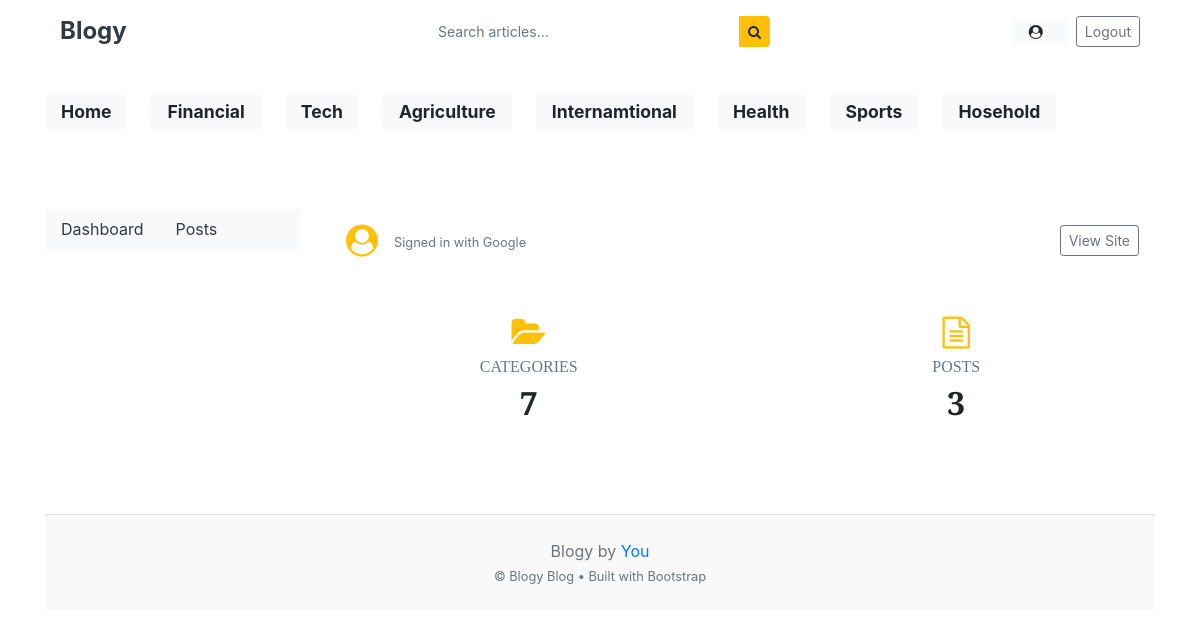
Screenshot of /category/ (signed in) with the database file from the repository.
### blog/models.py (models this page shows, shortened)
class Category(models.Model):
    category_name = models.CharField(max_length=50 , unique=True)
    created_at = models.DateTimeField(auto_now_add=True)
    updated_at = models.DateTimeField(auto_now=True)
    class Meta:
        verbose_name_plural = "categories"

### blog/views.py (the view)
# urls.py: path('', views.dashboard , name="dashboard"),
@login_required
def dashboard(request):
    category_count = Category.objects.all().count()
    blogs_count = Blog.objects.filter(author = request.user).count()
    context ={
        'category_count':category_count,
        'blog_count':blogs_count
    }
    return render(request , "dashboard/dashboard.html" , context)

### blog/context_processors.py (called while the page is built)
def geet_categories(request):
    return {"categories": Category.objects.all()}

def get_social(request):
    social = SocialLink.objects.all()
    return dict(social = social)

### templates/dashboard/dashboard.html (shortened to what this page needs)
{% extends "base.html" %}
{% block content %}
<div class="row">
  {% include "dashboard/side_bar.html" %}
  <div class="col-md-9">
    <div class="d-flex align-items-center justify-content-between mb-4 p-3 bg-white shadow-sm rounded">
      <div class="d-flex align-items-center">
        <i class="fa fa-user-circle fa-2x text-warning mr-3"></i>
        <div>
          <small class="text-muted">Signed in with Google</small>
        </div>
      </div>
      <a href="/" class="btn btn-sm btn-outline-secondary rounded-pill">
        View Site
      </a>
    </div>
    <div class="row mb-4">
      <div class="col-md-6 mb-3 mb-md-0">
        <div class="card border-0 shadow-sm rounded text-center h-100">
          <div class="card-body">
            <i class="fa fa-folder-open fa-2x text-warning mb-2"></i>
            <h6 class="text-uppercase text-muted">Categories</h6>
            <h2 class="font-weight-bold mb-0">{{ category_count }}</h2>
          </div>
        </div>
      </div>
      <div class="col-md-6">
        <div class="card border-0 shadow-sm rounded text-center h-100">
          <div class="card-body">
            <i class="fa fa-file-text-o fa-2x text-warning mb-2"></i>
            <h6 class="text-uppercase text-muted">Posts</h6>
            <h2 class="font-weight-bold mb-0">{{ blog_count }}</h2>
          </div>
        </div>
      </div>
    </div>
  </div>
</div>
{% endblock %}

### templates/base.html (shortened to what this page needs)
{% load static %}
<!DOCTYPE html>
<html lang="en">
{% load socialaccount %}
<head>
    <link href="https://getbootstrap.com/docs/4.0/dist/css/bootstrap.min.css" rel="stylesheet">
    <link href="{% static 'css/home.css' %}" rel="stylesheet">
    <link rel="stylesheet" href="https://cdnjs.cloudflare.com/ajax/libs/font-awesome/4.7.0/css/font-awesome.min.css">
</head>
<body>
<div class="container">
   <header class="py-3 mb-4 sticky-top bg-white shadow-sm">
  <div class="container">
    <div class="row align-items-center">
      <div class="col-4">
        <a class="h4 font-weight-bold mb-0 text-decoration-none text-dark" href="/">
          Blogy
        </a>
      </div>
      <div class="col-4 d-none d-md-block">
        <form action="{% url 'search' %}" method="GET">
          <div class="input-group input-group-sm shadow-sm rounded">
            <input
              class="form-control border-0 rounded-left"
              type="text"
              name="keyword"
              placeholder="Search articles..."
            />
            <div class="input-group-append">
              <button class="btn btn-warning rounded-right" type="submit">
                <i class="fa fa-search"></i>
              </button>
            </div>
          </div>
        </form>
      </div>
      <div class="col-4 d-flex justify-content-end align-items-center">
        {% if not user.is_authenticated %}
          <a class="btn btn-sm btn-warning d-flex align-items-center shadow-sm px-3 rounded-pill"
             href="{% provider_login_url 'google' %}">
            <i class="fa fa-google mr-2"></i>
            <span class="font-weight-bold">Continue with Google</span>
          </a>
        {% else %}
          <a class="btn btn-sm btn-light d-flex align-items-center rounded-pill px-3 shadow-sm mr-2"
             href="{% url 'dashboard' %}">
            <i class="fa fa-user-circle mr-2"></i>
          </a>
          <a class="btn btn-sm btn-outline-secondary rounded-pill"
             href="/accounts/logout/">
            Logout
          </a>
        {% endif %}
      </div>
    </div>
  </div>
</header>
    <div class="nav-scroller py-2 mb-4">
        <nav class="nav d-flex flex-wrap justify-content-start">
            <a class="badge badge-light shadow-sm px-3 py-2 mr-4 mb-5  font-weight-bold"  style="font-size: 1.1rem;" href="{% url 'home' %}">Home</a>
            {% for cat in categories %}
               <a class="badge badge-light shadow-sm px-3 py-2 mr-4 mb-5 font-weight-bold" style="font-size: 1.1rem;"
   href="{% url 'post_by_category' cat.id %}">
  {{ cat.category_name }}
</a>
            {% endfor %}
        </nav>
    </div>
    <main>
        {% block content %}
        {% endblock %}
    </main>
    <footer class="blog-footer mt-5 py-4 border-top text-center text-muted">
        <p class="mb-1">
             Blogy by <a href="#" class="text-decoration-none">You</a>
        </p>
        <p class="mb-0 small">
            &copy; Blogy Blog • Built with Bootstrap
        </p>
    </footer>
</div>
</body>
</html>

### static/css/home.css (style rules this page uses)
h1, h2, h3, h4, h5, h6 { font-family: "Playfair Display", Georgia, "Times New Roman", serif; }
.blog-footer { padding: 2.5rem 0; color: #727272; text-align: center; background-color: #f9f9f9; border-top: .05rem solid #e5e5e5; }
.blog-footer p:last-child { margin-bottom: 0; }

### rows the page displays
Category: category_name "Financial"
Category: category_name "Tech"
Category: category_name "Agriculture"
Category: category_name "Internamtional"
Category: category_name "Health"
Category: category_name "Sports"
Category: category_name "Hosehold"

### other values shown
{{ category_count }} "7"
{{ blog_count }} "3"
